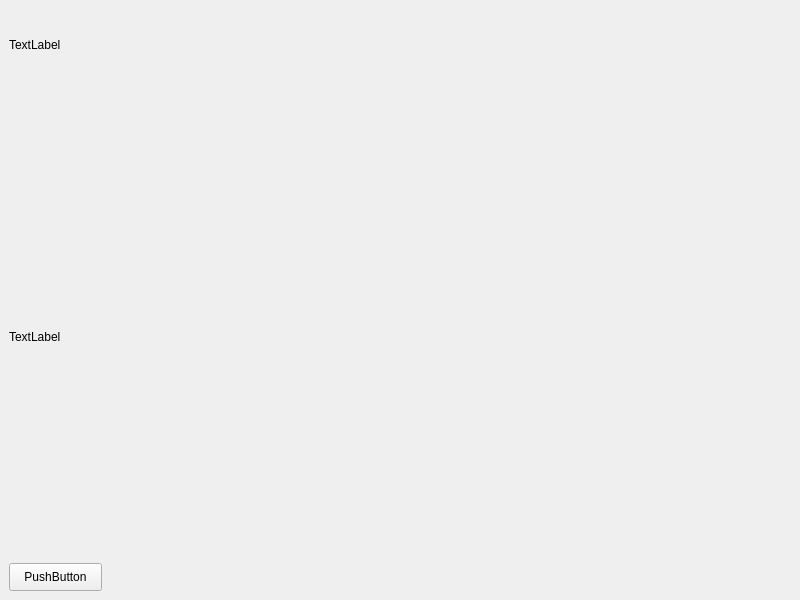
<?xml version="1.0" encoding="UTF-8"?>
<ui version="4.0">
 <class>MyWidget</class>
 <widget class="QWidget" name="MyWidget">
  <property name="geometry">
   <rect>
    <x>0</x>
    <y>0</y>
    <width>800</width>
    <height>600</height>
   </rect>
  </property>
  <property name="windowTitle">
   <string>MyWidget</string>
  </property>
  <widget class="MyLabel" name="label">
   <property name="geometry">
    <rect>
     <x>9</x>
     <y>286</y>
     <width>201</width>
     <height>101</height>
    </rect>
   </property>
   <property name="text">
    <string>TextLabel</string>
   </property>
  </widget>
  <widget class="MyLabel" name="label_2">
   <property name="geometry">
    <rect>
     <x>9</x>
     <y>9</y>
     <width>151</width>
     <height>71</height>
    </rect>
   </property>
   <property name="text">
    <string>TextLabel</string>
   </property>
  </widget>
  <widget class="MyButton" name="pushButton">
   <property name="geometry">
    <rect>
     <x>9</x>
     <y>563</y>
     <width>93</width>
     <height>28</height>
    </rect>
   </property>
   <property name="text">
    <string>PushButton</string>
   </property>
  </widget>
 </widget>
 <customwidgets>
  <customwidget>
   <class>MyLabel</class>
   <extends>QLabel</extends>
   <header location="global">mylabel.h</header>
  </customwidget>
  <customwidget>
   <class>MyButton</class>
   <extends>QPushButton</extends>
   <header location="global">mybutton.h</header>
  </customwidget>
 </customwidgets>
 <resources/>
 <connections/>
</ui>
